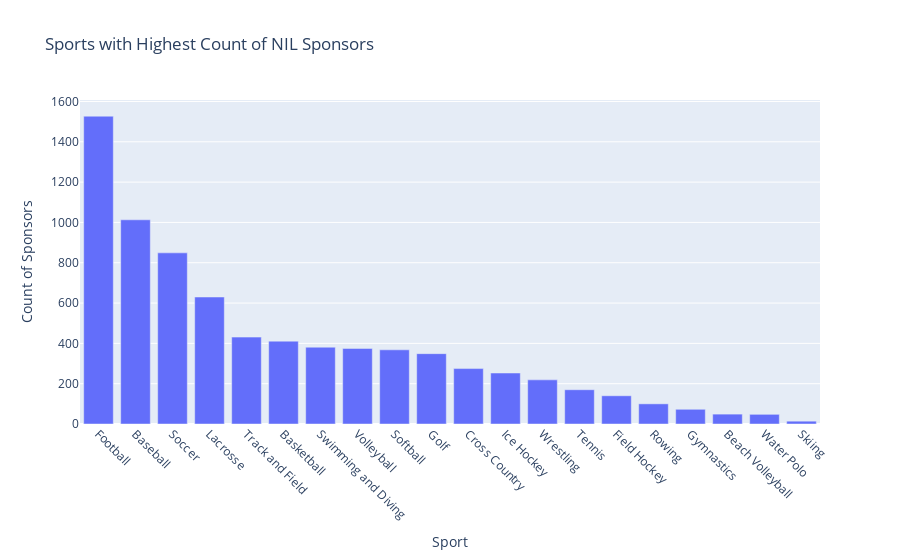

This figure's notebook cell:
### Markdown cell above
Sports with the most sponsorships

### Code cell
sport_spon = df.groupby(['Sport'], as_index=False)['Sponsor'].count()

sport_spon = sport_spon.sort_values(by='Sponsor', ascending=False)

sport_spon = sport_spon[:20]

fig2 = px.bar(sport_spon,x = 'Sport', y = 'Sponsor',
      title="Sports with Highest Count of NIL Sponsors",
                labels = {
                    'Sport' : "Sport",
                    'Sponsor': "Count of Sponsors"
                })
fig2.update_xaxes(tickangle=45)
fig2.show()

### Figure 1 — Plotly figure (JSON) as saved in the notebook; plotly's stock layout.template omitted (floating-point values rounded to 4 significant figures)
{"data": [{"alignmentgroup": "True", "hovertemplate": "Sport=%{x}<br>Count of Sponsors=%{y}<extra></extra>", "legendgroup": "", "marker": {"color": "#636efa", "pattern": {"shape": ""}}, "name": "", "offsetgroup": "", "orientation": "v", "showlegend": false, "textposition": "auto", "type": "bar", "x": ["Football", "Baseball", "Soccer", "Lacrosse", "Track and Field", "Basketball", "Swimming and Diving", "Volleyball", "Softball", "Golf", "Cross Country", "Ice Hockey", "Wrestling", "Tennis", "Field Hockey", "Rowing", "Gymnastics", "Beach Volleyball", "Water Polo", "Skiing"], "xaxis": "x", "y": [1527, 1013, 849, 630, 431, 411, 381, 375, 368, 349, 275, 253, 219, 170, 140, 100, 73, 49, 48, 14], "yaxis": "y"}], "layout": {"autosize": true, "barmode": "relative", "legend": {"tracegroupgap": 0}, "title": {"text": "Sports with Highest Count of NIL Sponsors"}, "xaxis": {"anchor": "y", "autorange": true, "domain": [0, 1], "range": [-0.5, 19.5], "tickangle": 45, "title": {"text": "Sport"}, "type": "category"}, "yaxis": {"anchor": "x", "autorange": true, "domain": [0, 1], "range": [0, 1607.0], "title": {"text": "Count of Sponsors"}, "type": "linear"}}}
